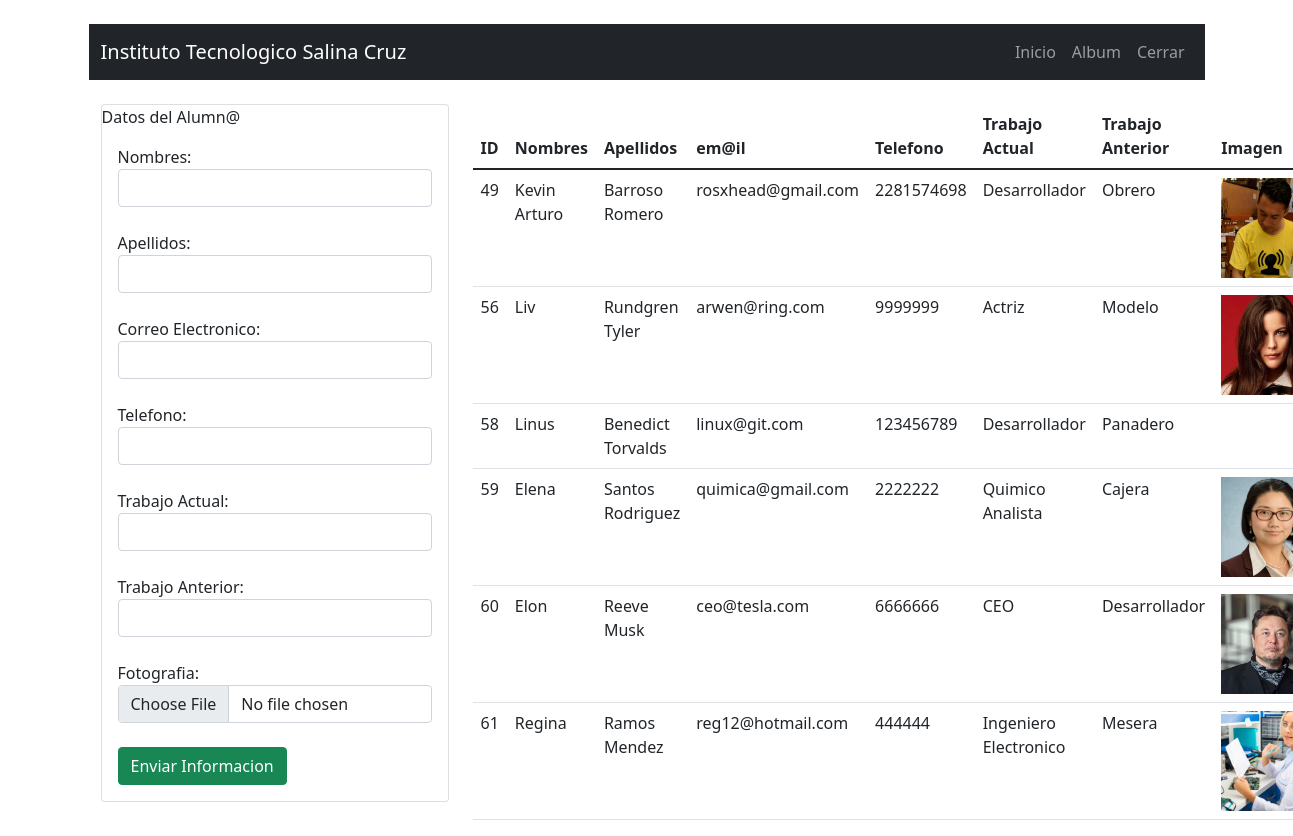
Screenshot of /album.php (signed in) with the database file from the repository.
### tables this page shows
CREATE TABLE `alumnos` (
  `id` int(11) NOT NULL,
  `nombres` varchar(255) NOT NULL,
  `apellidos` varchar(255) NOT NULL,
  `correoelectronico` varchar(255) NOT NULL,
  `telefono` varchar(32) NOT NULL,
  `trabajoactual` varchar(255) NOT NULL,
  `trabajoanterior` varchar(255) NOT NULL,
  `imagen` varchar(500) NOT NULL
);

### conexion.php (called while the page is built, shortened)
<?php
class conexion {
    private $servidor = "localhost";
    private $usuario = "root";
    private $contrasena = "123";
    private $conexion;
    public function __construct() {
        try {
            $this->conexion = new PDO("mysql:host=$this->servidor;dbname=album",$this->usuario,$this->contrasena);
            $this->conexion->setAttribute(PDO::ATTR_ERRMODE,PDO::ERRMODE_EXCEPTION);
        } catch(PDOException $e) {
            return "Falla Conexion Base de Datos <br/>".$e;
        }
    }
    public function consultarPruebaConexion($sql) {
        $sentencia = $this->conexion->prepare($sql);
        $sentencia->execute();
        return $sentencia->fetchAll();
    }
}
?>

### album.php (the view, shortened to what this page needs)
<?php include("header.php"); ?>
<?php include("conexion.php"); ?>
<?php
$objConexion = new conexion();
$alumnos = $objConexion->consultarPruebaConexion("SELECT * FROM `alumnos`");
?>
<br/>
<div class="container">
    <div class="row">
        <div class="col-md-4">
            <div class="card">
                <div class="class-header">
                    Datos del Alumn@
                </div>
                <div class="card-body">
                    <form action="album.php" method="post" enctype="multipart/form-data">
                        Nombres: <input class="form-control" id="" type="text" name="nombresAlumno" required>
                        <br/>
                        Apellidos: <input class="form-control "id="" type="text" name="apellidosAlumno" required>
                        <br/>
                        Correo Electronico: <input class="form-control" id="" type="email" name="correoAlumno" required>
                        <br/>
                        Telefono: <input class="form-control" id="" type="text" name="telefonoAlumno" required>
                        <br/>
                        Trabajo Actual: <input class="form-control" id="" type="text" name="trabajoActualAlumno" required>
                        <br/>
                        Trabajo Anterior: <input class="form-control" id="" type="text" name="trabajoAnteriorAlumno" required>
                        <br/>
                        Fotografia: <input class="form-control" id="" type="file" name="fotoAlumno" required>
                        <br/>
                        <input class="btn btn-success" type="submit" value="Enviar Informacion" name="submitEnviarAlbum">
                    </form>
                </div>
            </div>
        </div>
        <div class="col-md-6">
            <table class="table">
                <thead>
                    <tr>
                        <th>ID</th>
                        <th>Nombres</th>
                        <th>Apellidos</th>
                        <th>em@il</th>
                        <th>Telefono</th>
                        <th>Trabajo Actual</th>
                        <th>Trabajo Anterior</th>
                        <th>Imagen</th>
                    </tr>
                </thead>
                <tbody>
                <?php foreach($alumnos as $alumno) { ?>
                    <tr>
                        <td><?php echo $alumno['id']; ?></td>
                        <td><?php echo $alumno['nombres']; ?></td>
                        <td><?php echo $alumno['apellidos']; ?></td>
                        <td><?php echo $alumno['correoelectronico']; ?></td>
                        <td><?php echo $alumno['telefono']; ?></td>
                        <td><?php echo $alumno['trabajoactual']; ?></td>
                        <td><?php echo $alumno['trabajoanterior']; ?></td>
                        <td>
                        <img width="100" src="imagenes/<?php echo $alumno['imagen']; ?>" alt="">
                        </td>
                    </tr>
                <?php } ?>
                </tbody>
            </table>
        </div>
    </div>
</div>
<?php include("footer.php"); ?>

### rows the page displays
alumnos: id "49", nombres "Kevin Arturo", apellidos "Barroso Romero", correoelectronico "rosxhead@gmail.com", telefono "2281574698", trabajoactual "Desarrollador", trabajoanterior "Obrero", imagen (picture)
alumnos: id "56", nombres "Liv", apellidos "Rundgren Tyler", correoelectronico "arwen@ring.com", telefono "9999999", trabajoactual "Actriz", trabajoanterior "Modelo", imagen (picture)
alumnos: id "58", nombres "Linus", apellidos "Benedict Torvalds", correoelectronico "linux@git.com", telefono "123456789", trabajoactual "Desarrollador", trabajoanterior "Panadero"
alumnos: id "59", nombres "Elena", apellidos "Santos Rodriguez", correoelectronico "quimica@gmail.com", telefono "2222222", trabajoactual "Quimico Analista", trabajoanterior "Cajera", imagen (picture)
alumnos: id "60", nombres "Elon", apellidos "Reeve Musk", correoelectronico "ceo@tesla.com", telefono "6666666", trabajoactual "CEO", trabajoanterior "Desarrollador", imagen (picture)
alumnos: id "61", nombres "Regina", apellidos "Ramos Mendez", correoelectronico "reg12@hotmail.com", telefono "444444", trabajoactual "Ingeniero Electronico", trabajoanterior "Mesera", imagen (picture)
